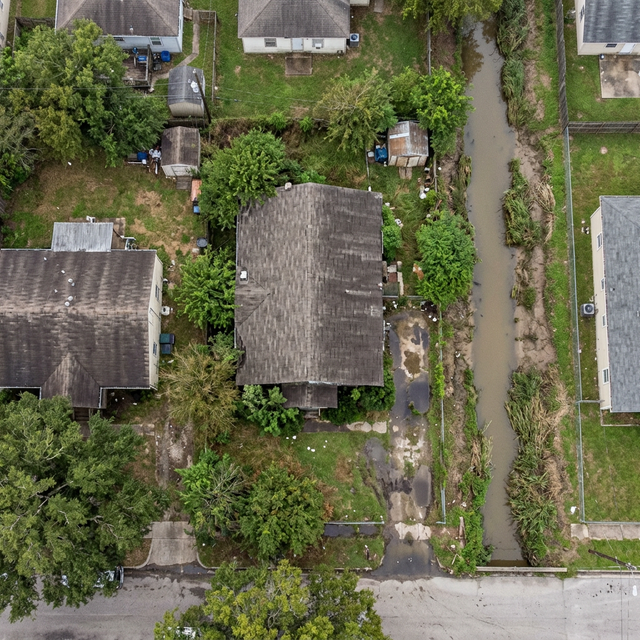
#> input picture data/properties/high_risk/satellite.png, 640 x 640 px
$ python -i enhancement.py   (imports and definitions only)   (older library calls are emulated)
#> lines starting #> are read from the running program, lines starting #| are printed output that depends on the picture
"""
TitleGuard AI -- Structure-Preserving Satellite Image Enhancement

Modular preprocessing step that enhances satellite imagery clarity
before CV segmentation, WITHOUT hallucinating new geometry.

Enhanced Pipeline:
  1. Apply parcel mask (enhance only inside parcel)
  2. Multi-stage enhancement:
     a. Non-local means denoising (stronger noise reduction)
     b. Guided filter (edge-aware smoothing that preserves structure)
     c. CLAHE contrast enhancement (L-channel only)
     d. Multi-scale unsharp mask (coarse + fine edges)
     e. Morphological gradient edge reinforcement
     f. 2x super-resolution (INTER_LANCZOS4 + detail injection)
  3. Validate structural integrity (SSIM + edge overlap)
  4. If validation fails -> return original image unchanged

Public API:
  enhance_image(image, parcel_mask, validate=True) -> (enhanced, metrics)
"""

import cv2
import numpy as np
import time
import hashlib
import os
import json
from pathlib import Path
from skimage.metrics import structural_similarity as ssim

# ---------------------------------------------------------------------------
# Configuration
# ---------------------------------------------------------------------------

ENABLE_AI_ENHANCEMENT = True
ENABLE_SUPER_RES = True
ENABLE_DUAL_INFERENCE = True

# Validation thresholds
SSIM_MIN_THRESHOLD = 0.50
EDGE_OVERLAP_MIN = 0.25

# Cache
_PROJECT_ROOT = Path(__file__).resolve().parent.parent.parent
_ENHANCE_CACHE = _PROJECT_ROOT / "data" / "enhanced_cache"
# [1 line not run here, left out]

# Logging
_LOG_DIR = _PROJECT_ROOT / "data" / "enhancement_logs"
# [1 line not run here, left out]


# ---------------------------------------------------------------------------
# Public API
# ---------------------------------------------------------------------------

def enhance_image(
    image: np.ndarray,
    parcel_mask: np.ndarray = None,
    validate: bool = True,
    cache_key: str = None,
) -> tuple:
    """
    Apply structure-preserving enhancement to a satellite image.

    Returns:
        (enhanced_image, edge_map, metrics_dict)
        If validation fails, enhanced_image == original image.
    """
    if not ENABLE_AI_ENHANCEMENT:
        # Return empty edge map if disabled
        return image, np.zeros(image.shape[:2], dtype=np.uint8), {"enhancement_applied": False, "reason": "disabled"}

    start_time = time.time()

    # Check cache (Note: cache doesn't store edge maps currently, we recompute it if needed)
    if cache_key:
        cached = _load_cached(cache_key)
        if cached is not None:
            # We must recompute the edge map for the cached image
            edge_map = _generate_edge_map(cached)
            return cached, edge_map, {"enhancement_applied": True, "cached": True}

    original = image.copy()
    h, w = image.shape[:2]

    # --- Stage 1: Isolate parcel region ---
    if parcel_mask is not None:
        if parcel_mask.shape[:2] != (h, w):
            parcel_mask = cv2.resize(parcel_mask, (w, h), interpolation=cv2.INTER_NEAREST)
        work_image = cv2.bitwise_and(image, image, mask=parcel_mask)
    else:
        work_image = image.copy()
        parcel_mask = np.ones((h, w), dtype=np.uint8) * 255

    # --- Stage 2: Non-local means denoising ---
    denoised = cv2.fastNlMeansDenoisingColored(work_image, None, 10, 10, 7, 21)

    # --- Stage 3: Spectral Shadow Handling ---
    # Convert to HSV, boost the V channel in dark areas to reveal hidden structure
    hsv = cv2.cvtColor(denoised, cv2.COLOR_BGR2HSV)
    h_c, s_c, v_c = cv2.split(hsv)
    # Adaptive boosting for shadows: dark pixels get lightened, bright stay same
    v_boosted = np.where(v_c < 100, np.clip(v_c * 1.5, 0, 255), v_c).astype(np.uint8)
    shadow_compensated = cv2.cvtColor(cv2.merge((h_c, s_c, v_boosted)), cv2.COLOR_HSV2BGR)

    # --- Stage 4: Guided filter (edge-aware structural smoothing) ---
    guide = cv2.cvtColor(shadow_compensated, cv2.COLOR_BGR2GRAY)
    guided = np.stack([
        _guided_filter(guide, shadow_compensated[:, :, c], radius=4, eps=0.02)
        for c in range(3)
    ], axis=2).astype(np.uint8)

    # --- Stage 5: Edge-Aware Contrast Normalization (CLAHE on LAB) ---
    lab = cv2.cvtColor(guided, cv2.COLOR_BGR2LAB)
    clahe = cv2.createCLAHE(clipLimit=2.0, tileGridSize=(8, 8))
    lab[:, :, 0] = clahe.apply(lab[:, :, 0])
    contrast_enhanced = cv2.cvtColor(lab, cv2.COLOR_LAB2BGR)

    # --- Stage 6: Multi-scale unsharp mask ---
    fine_sharp = _unsharp_mask(contrast_enhanced, sigma=0.8, strength=1.2)
    coarse_sharp = _unsharp_mask(fine_sharp, sigma=3.0, strength=0.5)

    # --- Stage 7: Morphological gradient edge reinforcement ---
    edge_reinforced = _reinforce_edges(coarse_sharp)

    # --- Stage 8: 2x super-resolution with detail injection ---
    if ENABLE_SUPER_RES:
        enhanced = _super_resolve_2x(edge_reinforced, work_image)
        parcel_mask_up = cv2.resize(parcel_mask, (w * 2, h * 2), interpolation=cv2.INTER_NEAREST)
    else:
        enhanced = edge_reinforced
        parcel_mask_up = parcel_mask

    # Re-apply parcel mask
    if ENABLE_SUPER_RES:
        original_up = cv2.resize(original, (w * 2, h * 2), interpolation=cv2.INTER_LANCZOS4)
        final = original_up.copy()
    else:
        final = original.copy()

    final[parcel_mask_up > 0] = enhanced[parcel_mask_up > 0]

    # --- Generate robust 4th channel EdgeMap ---
    edge_map = _generate_edge_map(final)

    # --- Stage 9: Structural validation ---
    metrics = _compute_validation_metrics(original, final, parcel_mask)
    metrics["elapsed_ms"] = round((time.time() - start_time) * 1000, 1)

    if validate:
        if metrics["ssim_score"] < SSIM_MIN_THRESHOLD:
            metrics["enhancement_applied"] = False
            metrics["reason"] = f"SSIM {metrics['ssim_score']:.3f} < {SSIM_MIN_THRESHOLD}"
            print(f"[enhancement] REJECTED: {metrics['reason']}")
            if ENABLE_SUPER_RES:
                ret_img = cv2.resize(original, (w * 2, h * 2), interpolation=cv2.INTER_LANCZOS4)
                return ret_img, _generate_edge_map(ret_img), metrics
            return original, _generate_edge_map(original), metrics

        if metrics["edge_overlap_ratio"] < EDGE_OVERLAP_MIN:
            metrics["enhancement_applied"] = False
            metrics["reason"] = f"Edge overlap {metrics['edge_overlap_ratio']:.3f} < {EDGE_OVERLAP_MIN}"
            print(f"[enhancement] REJECTED: {metrics['reason']}")
            if ENABLE_SUPER_RES:
                ret_img = cv2.resize(original, (w * 2, h * 2), interpolation=cv2.INTER_LANCZOS4)
                return ret_img, _generate_edge_map(ret_img), metrics
            return original, _generate_edge_map(original), metrics

    metrics["enhancement_applied"] = True
    metrics["reason"] = "passed_validation"

    # Cache & log
    if cache_key:
        _save_cached(cache_key, final)
    _log_metrics(cache_key or "unknown", metrics)

    print(f"[enhancement] Applied: SSIM={metrics['ssim_score']:.3f}, "
          f"EdgeOverlap={metrics['edge_overlap_ratio']:.3f}, "
          f"EdgeImprovement={metrics['edge_improvement_pct']:+.1f}%, "
          f"Time={metrics['elapsed_ms']}ms")

    return final, edge_map, metrics


# ---------------------------------------------------------------------------
# Enhancement helpers
# ---------------------------------------------------------------------------

def _unsharp_mask(image: np.ndarray, sigma: float = 1.0, strength: float = 1.5) -> np.ndarray:
    """Apply unsharp mask sharpening."""
    blurred = cv2.GaussianBlur(image, (0, 0), sigma)
    sharpened = cv2.addWeighted(image, 1.0 + strength, blurred, -strength, 0)
    return np.clip(sharpened, 0, 255).astype(np.uint8)


def _guided_filter(guide: np.ndarray, src: np.ndarray, radius: int = 4, eps: float = 0.02) -> np.ndarray:
    """
    Edge-preserving guided filter.
    Uses the guide image's edges to decide where to smooth.
    Much better than bilateral filter for preserving building edges.
    """
    guide_f = guide.astype(np.float64) / 255.0
    src_f = src.astype(np.float64) / 255.0

    ksize = 2 * radius + 1

    mean_g = cv2.boxFilter(guide_f, -1, (ksize, ksize))
    mean_s = cv2.boxFilter(src_f, -1, (ksize, ksize))
    mean_gs = cv2.boxFilter(guide_f * src_f, -1, (ksize, ksize))
    mean_gg = cv2.boxFilter(guide_f * guide_f, -1, (ksize, ksize))

    cov_gs = mean_gs - mean_g * mean_s
    var_g = mean_gg - mean_g * mean_g

    a = cov_gs / (var_g + eps)
    b = mean_s - a * mean_g

    mean_a = cv2.boxFilter(a, -1, (ksize, ksize))
    mean_b = cv2.boxFilter(b, -1, (ksize, ksize))

    result = mean_a * guide_f + mean_b
    return np.clip(result * 255, 0, 255).astype(np.uint8)


def _reinforce_edges(image: np.ndarray) -> np.ndarray:
    """
    Extract morphological gradient (edge map) and blend it back
    to reinforce building boundaries without changing interior regions.
    """
    gray = cv2.cvtColor(image, cv2.COLOR_BGR2GRAY)

    # Morphological gradient = dilation - erosion (strong boundary detector)
    kernel = cv2.getStructuringElement(cv2.MORPH_RECT, (3, 3))
    morph_grad = cv2.morphologyEx(gray, cv2.MORPH_GRADIENT, kernel)

    # Threshold to keep only significant edges (building outlines)
    _, strong_edges = cv2.threshold(morph_grad, 25, 255, cv2.THRESH_BINARY)

    # Clean up small noise
    strong_edges = cv2.morphologyEx(strong_edges, cv2.MORPH_CLOSE,
                                     cv2.getStructuringElement(cv2.MORPH_RECT, (2, 2)))

    # Create darker edge overlay for contrast at boundaries
    edge_overlay = np.zeros_like(image)
    edge_overlay[strong_edges > 0] = [40, 40, 40]  # dark gray edges

    # Blend: darken pixels at edges to increase boundary contrast
    result = image.copy()
    mask_3ch = np.stack([strong_edges] * 3, axis=2)
    # At edge pixels: blend 70% original + 30% darker
    result = np.where(
        mask_3ch > 0,
        (image.astype(np.float32) * 0.7 + edge_overlay.astype(np.float32) * 0.3).astype(np.uint8),
        image,
    )

    return result


def _super_resolve_2x(image: np.ndarray, original: np.ndarray) -> np.ndarray:
    """
    2x super-resolution with detail injection.

    1. Upscale with INTER_LANCZOS4 (sharpest interpolation)
    2. Extract and inject high-frequency detail from the enhanced image
    3. Light final sharpening
    """
    h, w = image.shape[:2]
    new_w, new_h = w * 2, h * 2

    # Lanczos upscale (preserves edges better than cubic)
    upscaled = cv2.resize(image, (new_w, new_h), interpolation=cv2.INTER_LANCZOS4)

    # Extract high-frequency details: enhanced - blur(enhanced)
    blurred = cv2.GaussianBlur(upscaled, (0, 0), 2.0)
    detail = cv2.subtract(upscaled, blurred)

    # Inject detail back with controlled strength
    detail_injected = cv2.add(upscaled, cv2.multiply(detail, np.array([1.5])))
    detail_injected = np.clip(detail_injected, 0, 255).astype(np.uint8)

    # Light final sharpening
    result = _unsharp_mask(detail_injected, sigma=0.5, strength=0.4)

    return result


# ---------------------------------------------------------------------------
# Validation
# ---------------------------------------------------------------------------

def _compute_validation_metrics(
    original: np.ndarray,
    enhanced: np.ndarray,
    parcel_mask: np.ndarray,
) -> dict:
    """
    Compute structural similarity and edge overlap between original
    and enhanced images. Enhanced is downscaled to original dims for comparison.
    """
    oh, ow = original.shape[:2]
    eh, ew = enhanced.shape[:2]

    if eh != oh or ew != ow:
        compare_enhanced = cv2.resize(enhanced, (ow, oh), interpolation=cv2.INTER_AREA)
    else:
        compare_enhanced = enhanced

    gray_orig = cv2.cvtColor(original, cv2.COLOR_BGR2GRAY)
    gray_enh = cv2.cvtColor(compare_enhanced, cv2.COLOR_BGR2GRAY)

    # Apply parcel mask for focused comparison
    if parcel_mask is not None:
        mask_resized = parcel_mask
        if mask_resized.shape[:2] != (oh, ow):
            mask_resized = cv2.resize(mask_resized, (ow, oh), interpolation=cv2.INTER_NEAREST)
        gray_orig = cv2.bitwise_and(gray_orig, gray_orig, mask=mask_resized)
        gray_enh = cv2.bitwise_and(gray_enh, gray_enh, mask=mask_resized)

    # SSIM
    try:
        ssim_score = ssim(gray_orig, gray_enh, data_range=255)
    except Exception:
        ssim_score = 1.0

    # Multi-threshold edge detection for robust comparison
    # Use both Canny and Laplacian for complementary edge information
    edges_orig_canny = cv2.Canny(gray_orig, 50, 150)
    edges_enh_canny = cv2.Canny(gray_enh, 50, 150)

    # Laplacian edges (second derivative — captures finer detail)
    lap_orig = cv2.Laplacian(gray_orig, cv2.CV_64F)
    lap_enh = cv2.Laplacian(gray_enh, cv2.CV_64F)
    edges_orig_lap = (np.abs(lap_orig) > 15).astype(np.uint8) * 255
    edges_enh_lap = (np.abs(lap_enh) > 15).astype(np.uint8) * 255

    # Combine Canny + Laplacian edges
    edges_orig = cv2.bitwise_or(edges_orig_canny, edges_orig_lap)
    edges_enh = cv2.bitwise_or(edges_enh_canny, edges_enh_lap)

    # Dilate for sub-pixel tolerance
    kernel = cv2.getStructuringElement(cv2.MORPH_RECT, (3, 3))
    edges_enh_dilated = cv2.dilate(edges_enh, kernel, iterations=1)

    orig_edge_count = np.count_nonzero(edges_orig)
    enh_edge_count = np.count_nonzero(edges_enh)

    if orig_edge_count > 0:
        overlap = np.count_nonzero(cv2.bitwise_and(edges_orig, edges_enh_dilated))
        edge_overlap_ratio = overlap / orig_edge_count
    else:
        edge_overlap_ratio = 1.0

    edge_improvement = (enh_edge_count / max(orig_edge_count, 1)) - 1.0

    # Edge sharpness score: average Laplacian variance (higher = sharper)
    lap_var_orig = np.var(lap_orig[gray_orig > 0]) if np.any(gray_orig > 0) else 0.0
    lap_var_enh = np.var(lap_enh[gray_enh > 0]) if np.any(gray_enh > 0) else 0.0
    sharpness_improvement = (lap_var_enh / max(lap_var_orig, 0.001)) - 1.0

    return {
        "ssim_score": round(ssim_score, 4),
        "edge_overlap_ratio": round(edge_overlap_ratio, 4),
        "edge_improvement_pct": round(edge_improvement * 100, 1),
        "sharpness_improvement_pct": round(sharpness_improvement * 100, 1),
        "original_edges": int(orig_edge_count),
        "enhanced_edges": int(enh_edge_count),
        "laplacian_var_orig": round(lap_var_orig, 1),
        "laplacian_var_enh": round(lap_var_enh, 1),
        "original_size": f"{original.shape[1]}x{original.shape[0]}",
        "enhanced_size": f"{enhanced.shape[1]}x{enhanced.shape[0]}",
    }


# ---------------------------------------------------------------------------
# Caching
# ---------------------------------------------------------------------------

def _cache_path(cache_key: str) -> Path:
    return _ENHANCE_CACHE / f"enh_{cache_key}.png"


# [6 lines left out: function _load_cached, not called in this run]


def _save_cached(cache_key: str, image: np.ndarray):
    p = _cache_path(cache_key)
    cv2.imwrite(str(p), image)


# ---------------------------------------------------------------------------
# Logging
# ---------------------------------------------------------------------------

# [9 lines left out: function _log_metrics, not called in this run]
def _generate_edge_map(image: np.ndarray) -> np.ndarray:
    """
    Generate a robust, multi-scale edge map combining:
      1. Canny edges (fine, zero-crossing boundaries)
      2. Scharr gradients (directional structural edges)

    This provides explicit geometric features for the segmentation model.
    """
    gray = cv2.cvtColor(image, cv2.COLOR_BGR2GRAY)

    # 1. Canny (fine edges)
    # Using slightly lower thresholds to capture more roof details
    canny_edges = cv2.Canny(gray, 40, 120)

    # 2. Scharr gradients (better rotation invariance than Sobel)
    scharr_x = cv2.Scharr(gray, cv2.CV_64F, 1, 0)
    scharr_y = cv2.Scharr(gray, cv2.CV_64F, 0, 1)

    # Calculate gradient magnitude
    scharr_mag = cv2.magnitude(scharr_x, scharr_y)

    # Normalize Scharr to 0-255 uint8
    scharr_norm = cv2.normalize(scharr_mag, None, 0, 255, cv2.NORM_MINMAX, dtype=cv2.CV_8U)

    # Boost Scharr mid-tones to make edges pop
    _, scharr_thresh = cv2.threshold(scharr_norm, 50, 255, cv2.THRESH_TOZERO)

    # 3. Combine: Canny provides sharp localization, Scharr provides structural magnitude
    combined_edges = cv2.bitwise_or(canny_edges, scharr_thresh)

    # Slight morphological closing to connect broken edge lines
    kernel = cv2.getStructuringElement(cv2.MORPH_RECT, (2, 2))
    edge_map = cv2.morphologyEx(combined_edges, cv2.MORPH_CLOSE, kernel)

    return edge_map

>>> import cv2
>>> picture = cv2.imread('../../data/properties/high_risk/satellite.png')
#> picture is the input picture: shape (640, 640, 3); mean B, G, R 78.3, 105.7, 105
>>> result = enhance_image(picture)
#> in enhance_image, `h_c, s_c, v_c = cv2.split(hsv)`:
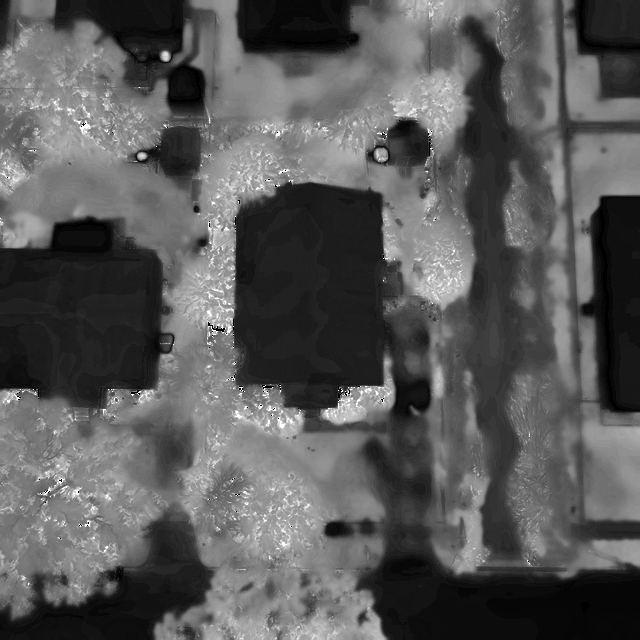
#> s_c: shape (640, 640); min 0, max 255, mean 88.9
#> in _guided_filter, `mean_gg = cv2.boxFilter(guide_f * guide_f, -1, (ksize, ksize))`:
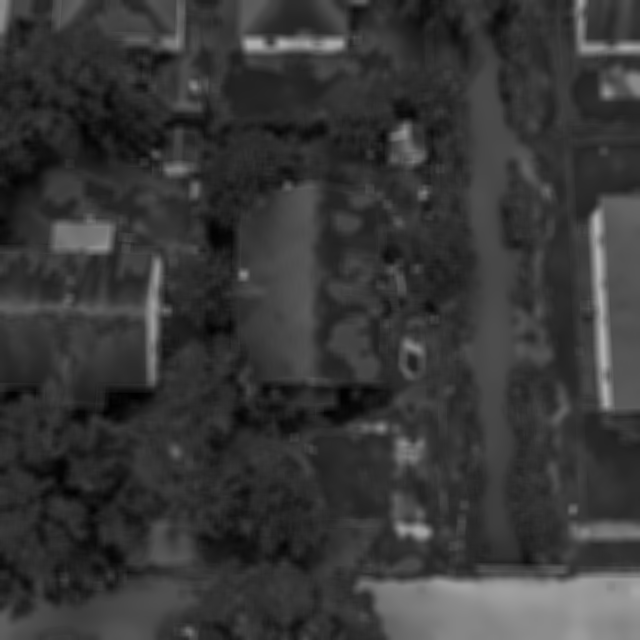
#> mean_gg: shape (640, 640) float64; min 0.00285, max 0.692, mean 0.22
#> in _guided_filter, `mean_b = cv2.boxFilter(b, -1, (ksize, ksize))`:
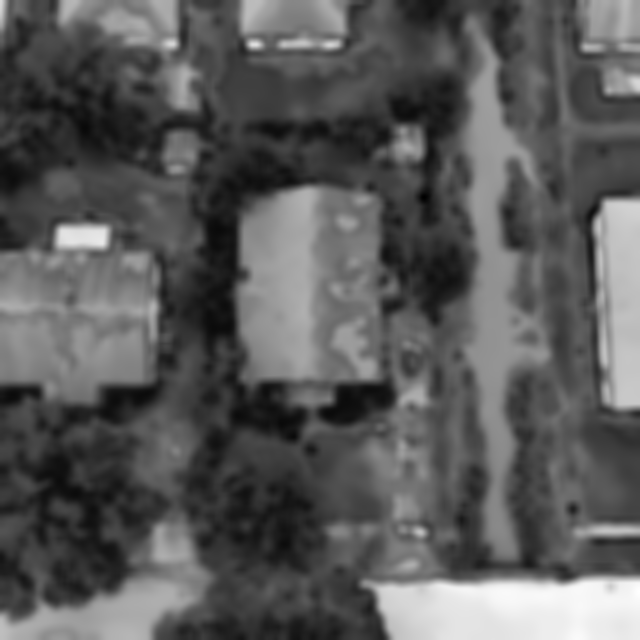
#> mean_b: shape (640, 640) float64; min -0.00874, max 0.792, mean 0.277; drawn with min black and max white
#> call 2 of _guided_filter, with radius = 4, eps = 0.02
#> in _guided_filter (call 2), `cov_gs = mean_gs - mean_g * mean_s`:
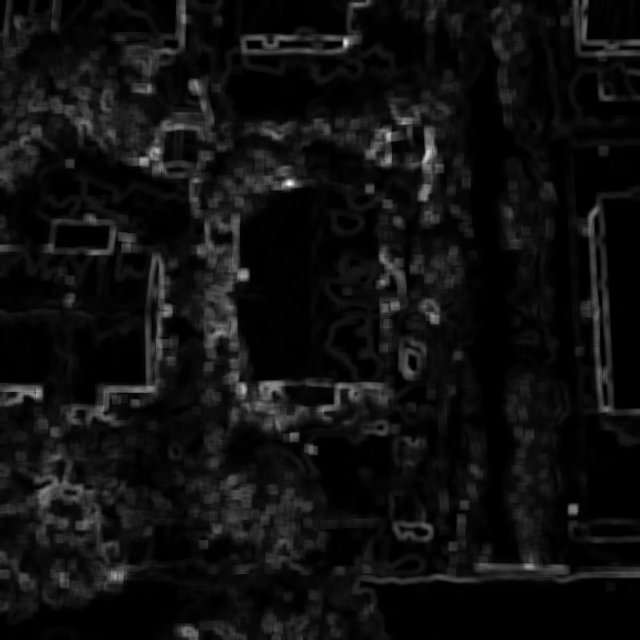
#> cov_gs: shape (640, 640) float64; min -0.00015, max 0.085, mean 0.00524; drawn with min black and max white
#> call 3 of _guided_filter, with radius = 4, eps = 0.02
#> in _guided_filter (call 3), `b = mean_s - a * mean_g`:
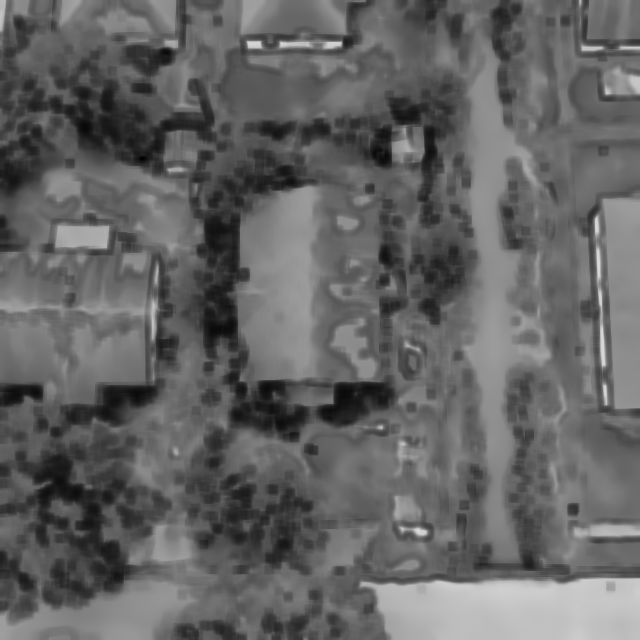
#> b: shape (640, 640) float64; min 0.00158, max 0.851, mean 0.394
#> in _guided_filter (call 3), `mean_a = cv2.boxFilter(a, -1, (ksize, ksize))`:
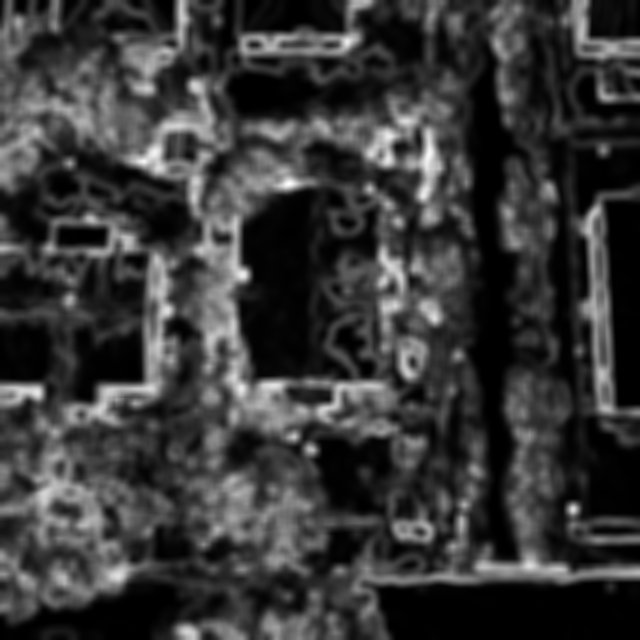
#> mean_a: shape (640, 640) float64; min -0.000166, max 0.749, mean 0.166; drawn with min black and max white
#> in enhance_image, `contrast_enhanced = cv2.cvtColor(lab, cv2.COLOR_LAB2BGR)`:
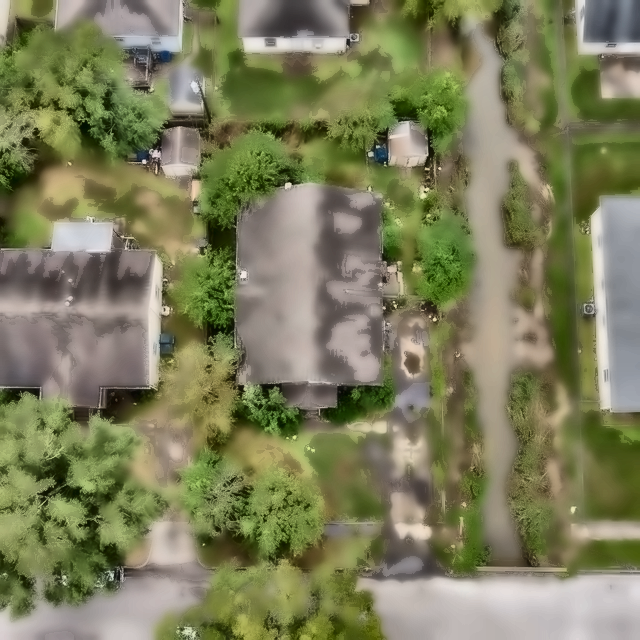
#> contrast_enhanced: shape (640, 640, 3); mean B, G, R 91.5, 126.4, 125.3
#> in _compute_validation_metrics, `ssim_score = ssim(gray_orig, gray_enh, data_range=255)`: ssim_score = 0.48
#> in _compute_validation_metrics, `orig_edge_count = np.count_nonzero(edges_orig)`: orig_edge_count = 289552
#> in _compute_validation_metrics, `enh_edge_count = np.count_nonzero(edges_enh)`: enh_edge_count = 196662
#> in _compute_validation_metrics, `overlap = np.count_nonzero(cv2.bitwise_and(edges_orig, edges_enh_dilat..`: overlap = 236406
#> in _compute_validation_metrics, `edge_overlap_ratio = overlap / orig_edge_count`: edge_overlap_ratio = 0.816
#> in _compute_validation_metrics, `edge_improvement = (enh_edge_count / max(orig_edge_count, 1)) - 1.0`: edge_improvement = -0.321
#> in _compute_validation_metrics, `lap_var_orig = np.var(lap_orig[gray_orig > 0]) if np.any(gray_orig > 0..`: lap_var_orig = 2095.4
#> in _compute_validation_metrics, `lap_var_enh = np.var(lap_enh[gray_enh > 0]) if np.any(gray_enh > 0) el..`: lap_var_enh = 2584.2
#> in _compute_validation_metrics, `sharpness_improvement = (lap_var_enh / max(lap_var_orig, 0.001)) - 1.0`: sharpness_improvement = 0.233
#> in enhance_image, `metrics = _compute_validation_metrics(original, final, parcel_mask)`: metrics = 10 items
#| [enhancement] REJECTED: SSIM 0.480 < 0.5
